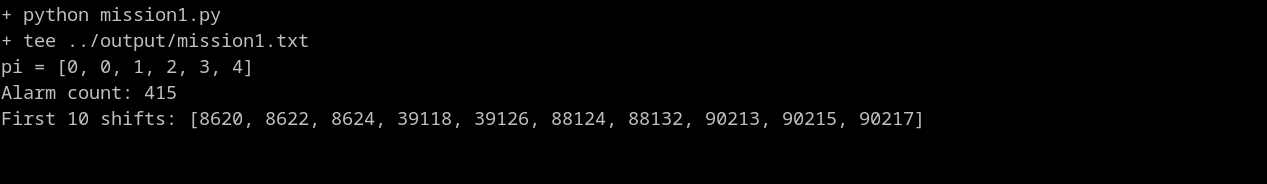
#> input picture DemonHunt_data/output/mission1_output.png, 1267 x 184 px; its folder holds 5 pictures in this run
$ python build_report.py
#> lines starting #> are read from the running program, lines starting #| are printed output that depends on the picture
"""Render captured program output and assemble the two-page submission report."""
from pathlib import Path
from PIL import Image, ImageDraw, ImageFont
import zipfile
ROOT = Path(__file__).resolve().parent.parent
OUT = ROOT / 'DemonHunt_data/output'
font_path = '/usr/share/fonts/liberation-mono-fonts/LiberationMono-Regular.ttf'
def font(size):
    try:
        return ImageFont.truetype(font_path, size)
    except OSError:
        return ImageFont.load_default(size=size)

def capture(name):
    # Actual GTK/VTE terminal screenshot captured after executing the mission.
    return Image.open(OUT / f'{name}_output.png').convert('RGB')

def page(title):
#> called with title = 'Missions 1 and 2 | Page 1 of 2'
    im = Image.new('RGB', (1654, 2339), 'white')
#> im: PIL image 1654x2339 RGB; every value is 255
    d = ImageDraw.Draw(im)
    d.text((75, 65), 'Demon Slayer Corps - The String Hunt', font=font(40), fill='#173954')
    d.text((75, 125), f'24i-3166 | {title}', font=font(26), fill='black')
    return im

def put(im, shot, y, width=1500):
    shot = shot.resize((width, round(shot.height * width / shot.width)))
    im.paste(shot, (75, y))
    return y + shot.height

p1 = page('Missions 1 and 2 | Page 1 of 2')
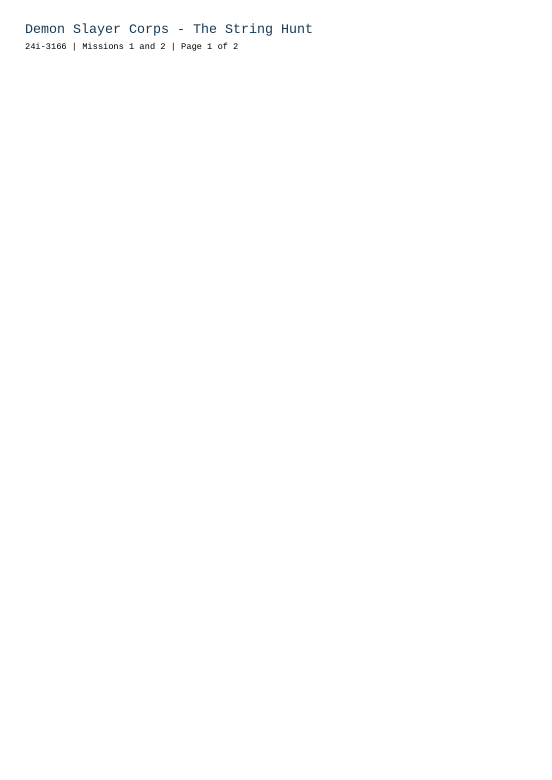
#> p1: PIL image 1654x2339 RGB (shown at 1/3 size); mean R, G, B 254.5, 254.6, 254.6
d = ImageDraw.Draw(p1)
d.text((75, 205), 'Mission 1 - streaming KMP (4096-character chunks)', font=font(28), fill='black')
put(p1, capture('mission1'), 255)
#> in capture, returned value is the input picture: PIL image 1267x184 RGB; min 0, max 191, mean 4.3
d.text((75, 510), 'Mission 2 - finite automaton and both DNA strands', font=font(28), fill='black')
put(p1, capture('mission2'), 565)
#> call 2 of capture, with name = 'mission2'
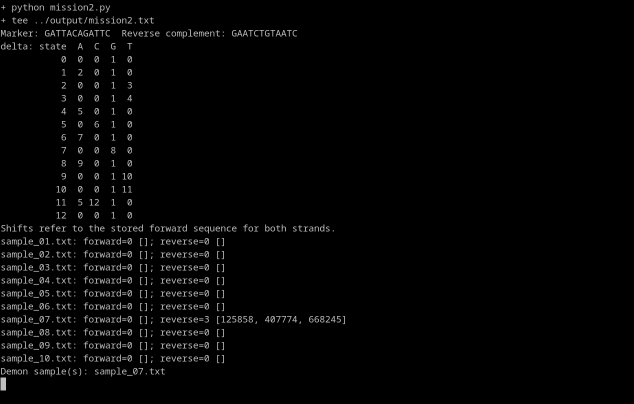
#> input picture DemonHunt_data/output/mission2_output.png, 1267 x 808 px (shown at 1/2 size)
#> in capture, returned value is the input picture: PIL image 1267x808 RGB; min 0, max 192, mean 4.7
d.text((75, 1610), 'Final Selection: 24/24 PASS. Additional regression tests: PASS.', font=font(25), fill='black')
d.text((75, 1670), 'All matches use zero-based shifts. Overlapping occurrences count.', font=font(25), fill='black')
d.text((75, 1730), 'Sample 07 has three reverse-strand hits and no forward-strand hits.', font=font(25), fill='black')
d.text((75, 1830), 'Screenshots show actual terminal execution of the submitted scripts.', font=font(24), fill='black')
p2 = page('Mission 3 and bonus | Page 2 of 2')
d = ImageDraw.Draw(p2)
d.text((75, 205), 'Mission 3 - verified 40-character rolling windows', font=font(28), fill='black')
put(p2, capture('mission3'), 255)
#> call 3 of capture, with name = 'mission3'
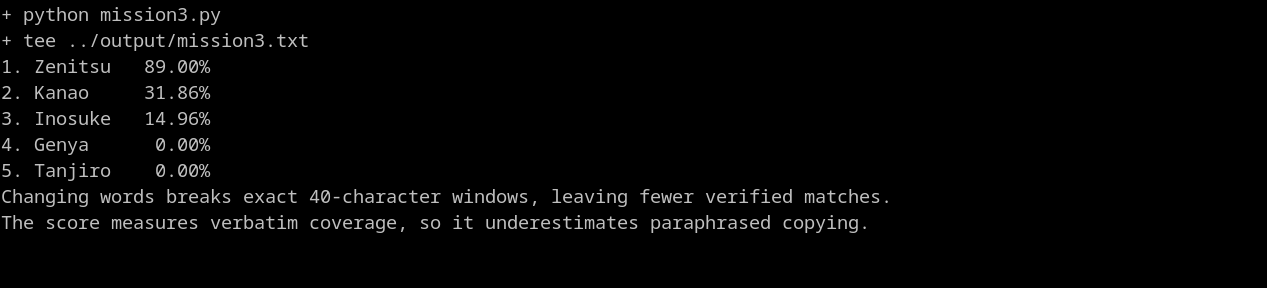
#> input picture DemonHunt_data/output/mission3_output.png, 1267 x 288 px
#> in capture, returned value is the input picture: PIL image 1267x288 RGB; min 0, max 191, mean 5
d.text((75, 630), 'Inosuke paraphrased passages; his exact-overlap score is only 14.96%.', font=font(24), fill='black')
d.text((75, 690), 'Bonus - Infinity Castle tournament', font=font(28), fill='black')
put(p2, capture('mission4'), 740)
#> call 4 of capture, with name = 'mission4'
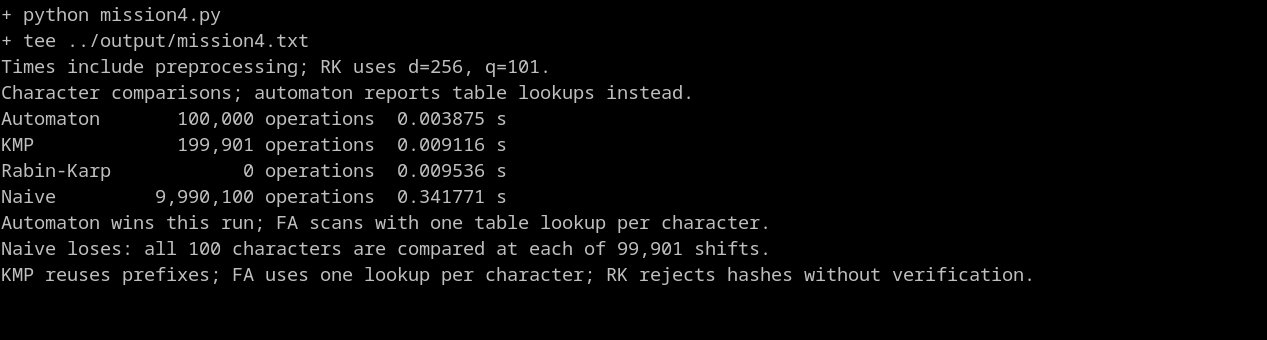
#> input picture DemonHunt_data/output/mission4_output.png, 1267 x 340 px
#> in capture, returned value is the input picture: PIL image 1267x340 RGB; min 0, max 191, mean 8
put(p2, Image.open(OUT / 'bonus_chart.png'), 1180)
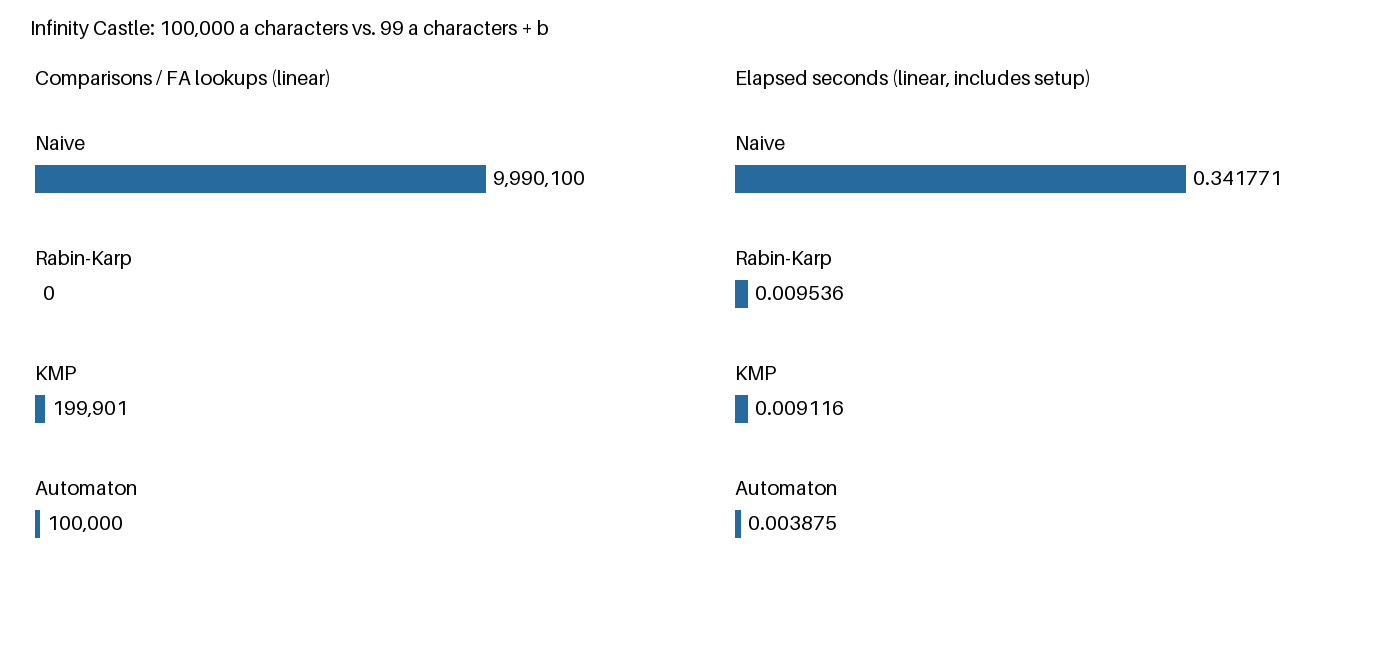
#> input picture DemonHunt_data/output/bonus_chart.png, 1400 x 650 px
d.text((75, 1940), 'Timing includes preprocessing. Counts exclude preprocessing.', font=font(25), fill='black')
d.text((75, 1990), 'FA counts table lookups; RK counts only verification comparisons.', font=font(25), fill='black')
d.text((75, 2040), 'RK still computes rolling hashes even when verification count is zero.', font=font(25), fill='black')
p1.save(ROOT / 'mission_report.pdf', save_all=True, append_images=[p2], resolution=150)
p1.resize((827,1170)).save(OUT / 'report_page1.png')
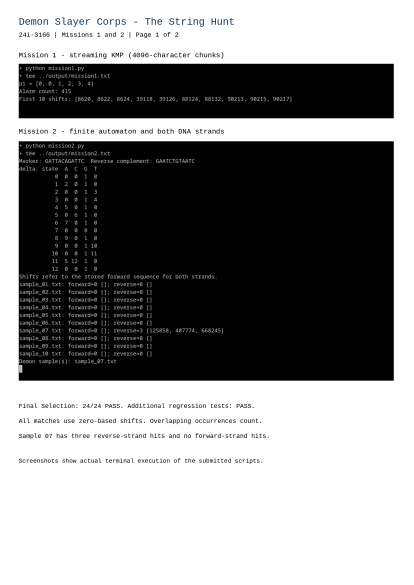
#> saved as report_page1.png: PIL image 827x1170 RGB (shown at 1/2 size); mean R, G, B 139, 139.1, 139.1
p2.resize((827,1170)).save(OUT / 'report_page2.png')
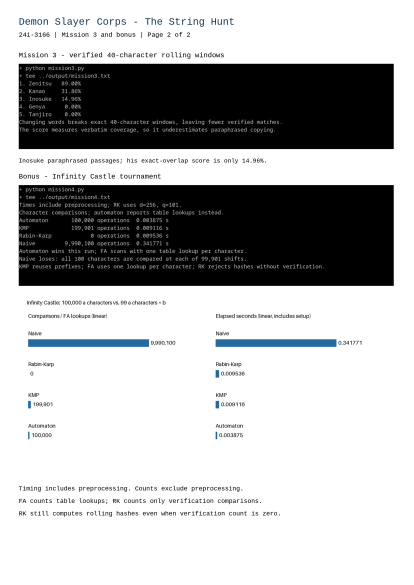
#> saved as report_page2.png: PIL image 827x1170 RGB (shown at 1/2 size); mean R, G, B 179, 179.6, 180
with zipfile.ZipFile(ROOT / '24i-3166_DemonHunt.zip', 'w', zipfile.ZIP_DEFLATED) as z:
    z.write(ROOT / 'mission_report.pdf', 'mission_report.pdf')
#> (the run stopped early here; a loop or call above may not have finished)
